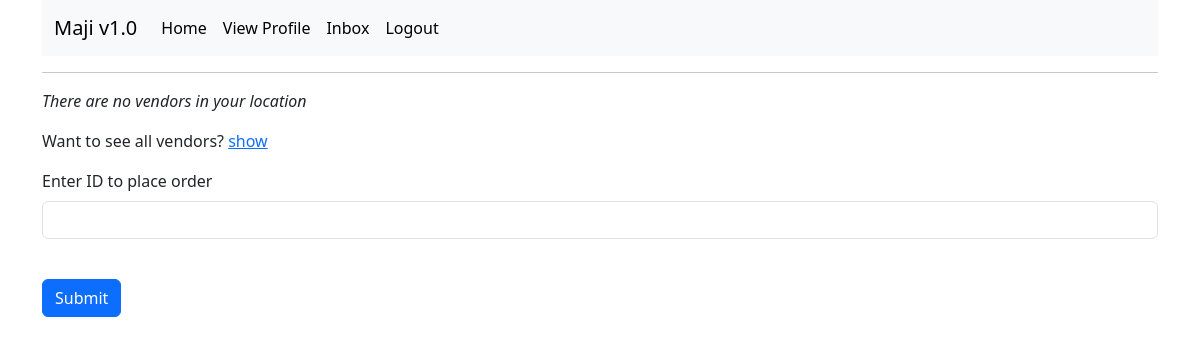
The page /order/brighton (signed in) on the database as committed earlier.
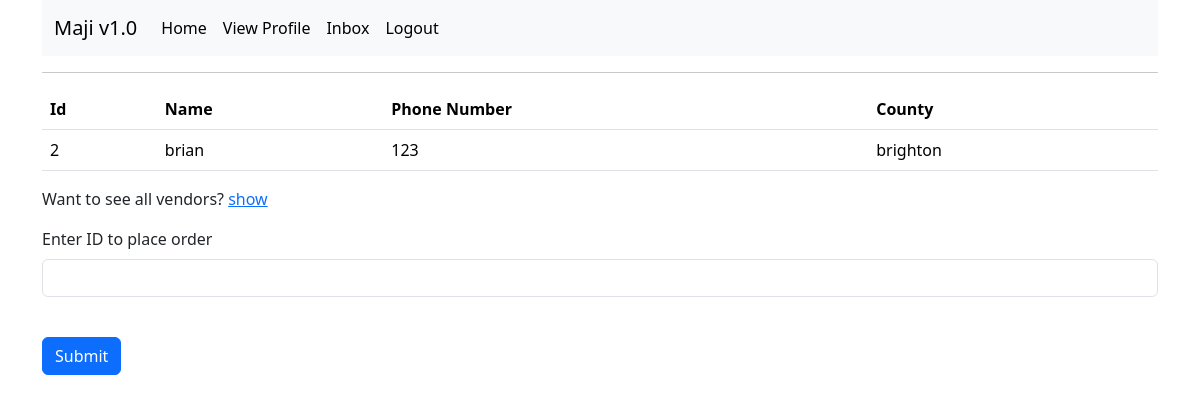
The same page on the database as committed later.
### app/models.py (models this page shows, shortened)
class Users(UserMixin, db.Model):
    id = db.Column(db.Integer, primary_key=True)
    username = db.Column(db.String(50), index=True)
    email = db.Column(db.String(120), index=True, unique=True)
    county = db.Column(db.String(30))
    phone_number = db.Column(db.String(13))
    password_hash = db.Column(db.String(128))
    type = db.Column(db.String(10))
    profile_pic = db.Column(db.String(40), nullable=False, default="default.jpg")
    orderee = db.relationship("Order", foreign_keys='Order.buyer_name', backref='purchaser', lazy="dynamic")
    ordered_to = db.relationship("Order", foreign_keys='Order.seller_id', cascade="all, delete-orphan", backref='seller', lazy="dynamic")
    sender = db.relationship("Message", foreign_keys='Message.sender_id', cascade="all, delete-orphan", backref='sender', lazy='dynamic')
    receiver = db.relationship("Message", foreign_keys='Message.receiver_id', cascade="all, delete-orphan", backref='receiver', lazy='dynamic')

### app/main/routes.py (the view, shortened to what this page needs)
@bp.route('/order/<county>', methods=['GET', 'POST'])
@login_required
def place_order(county):
    if county == 'all':
        sellers = Users.query.filter_by(type="seller").all()
    else:
        sellers = Users.query.filter_by(type="seller").filter_by(county=county).all()
    """if len(sellers) == 0:
        sellers = Users.query.filter_by(type=2).all()"""
    form = PlaceOrderForm()
    return render_template('place_order.html', form=form, sellers=sellers)

### app/main/forms.py
class PlaceOrderForm(FlaskForm):
    id = StringField('Enter ID to place order', validators=[DataRequired()])
    submit = SubmitField('Submit')

### app/models.py (called while the page is built)
@login.user_loader
def Load_user(id):
    return Users.query.get(int(id))

### app/templates/place_order.html (shortened to what this page needs)
{% extends 'base.html' %}
{% block content %}
	{% if sellers|length > 0 %}
	<table class="table">
		<tr>
			<th scope="col">Id</th>
			<th scope="col">Name</th>
			<th scope="col">Phone Number</th>
			<th scope="col">County</th>
		</tr>
		{% for seller in sellers %}
		<tr>
			<td scope="row">{{ seller.id }}</td>
			<td>{{ seller.username }}</td>
			<td>{{ seller.phone_number }}</td>
			<td>{{ seller.county }}</td>
		</tr>
		{% endfor %}
	</table>
	{% else %}
		<p><i>There are no vendors in your location</i></p>
	{% endif %}
	<p>Want to see all vendors? <a href="{{ url_for("main.place_order", county="all") }}">show</a></p>
	<form action='' method='post'>
	<p>
		{{ form.id.label(class="form-label") }}<br>
		{{ form.id(class="form-control") }}<br>
	</p>
	<p>{{ form.submit(class="btn btn-primary") }}</p>
	</form>
{% endblock %}

Rows that differ between the two databases and show on the page:
now on this page (row edited): Users: id "2", username "brian", phone_number "123", county "brighton"
Other text that changed with them:
text no longer shown: "There are no vendors in your location"
text now shown: "Id Name Phone Number County"
